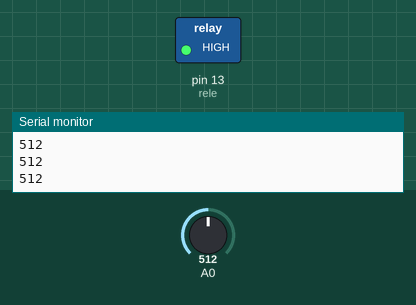
Simulated run of this sketch. Board: Arduino Uno, built with avr-gcc and run on an emulated ATmega328P. Shown: switched loads named in the sketch (green lamp = pin HIGH), the last lines printed to the serial monitor. The inputs (shaded band) are chosen by the test bench; at power-on: A0 = 512.

Above: at 1.2 s.
1.3 s: A0 set to 546
At 2.0 s:
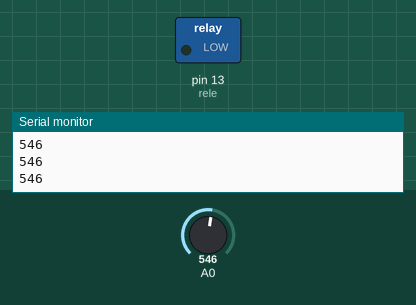
2.8 s: A0 set to 520
At 3.3 s:
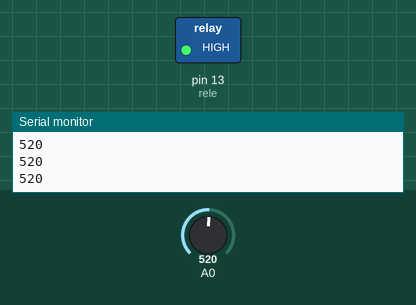
4.3 s: A0 set to 540
At 5.3 s:
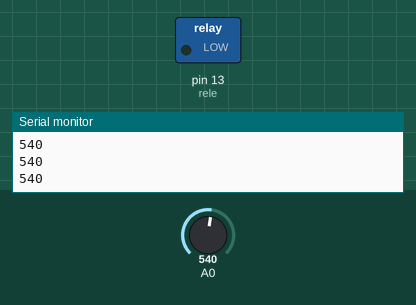
Timing chart, 0 to 7.3 s (numbered marks = the images above; inputs shaded):
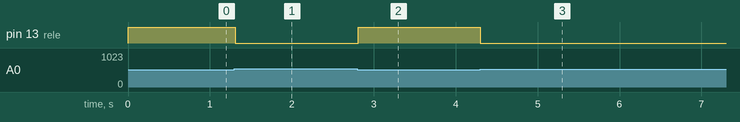

Measured:
- the behaviour switches between 529 and 530 on A0 (found by bisection; images 0 and 1)
- after the input at 1.3 s, pin 13 (rele): HIGH → LOW at once
- after the input at 2.8 s, pin 13 (rele): LOW → HIGH at once
- after the input at 4.3 s, pin 13 (rele): HIGH → LOW at once

The sketch:

Sensor_de_luminosidade_com_acionamento.ino
```cpp
int rele = 13;
int sensor_lum;

void setup()
{
  Serial.begin(9600);
  pinMode(rele,OUTPUT);
}

void loop()
{

  sensor_lum = analogRead(A0);

  Serial.println(sensor_lum);
  if(sensor_lum < 530)
  {
    digitalWrite(rele,HIGH);
  }
  else
  {
    digitalWrite(rele,LOW);
  }
  delay(10);
}
```
